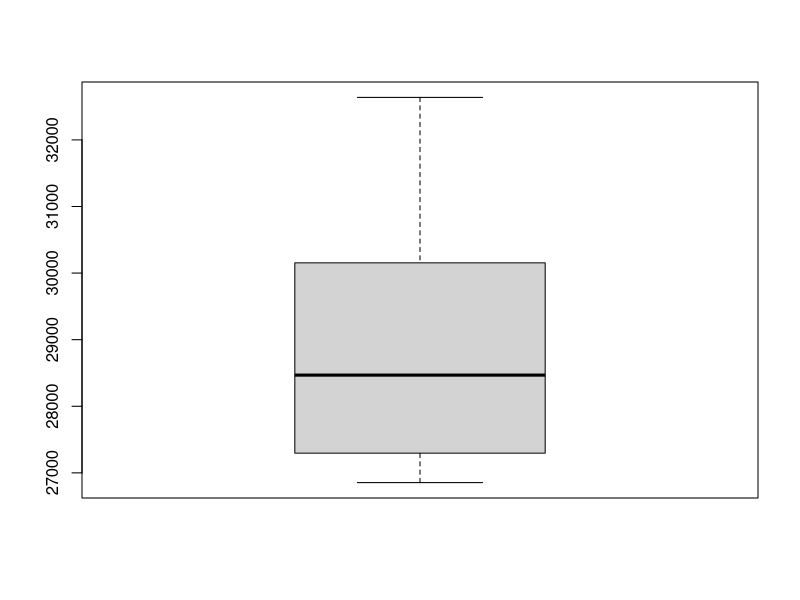
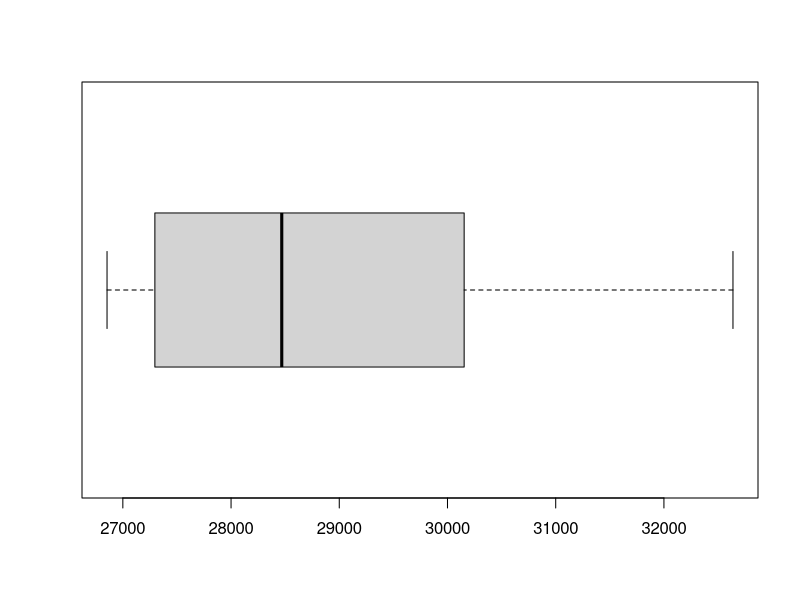

Generate these figures, in order, with R:
x<-c(27071,28653,27339,27663,27253,26854,29358,28284,30596,32219,29712,32638) #data from indigo operations
quantile(x,c(0.25)) #first quartile
IQR(x) #interquartile range
boxplot(x) #vertical boxplot
boxplot(x, horizontal = TRUE) #horizontal boxplot
